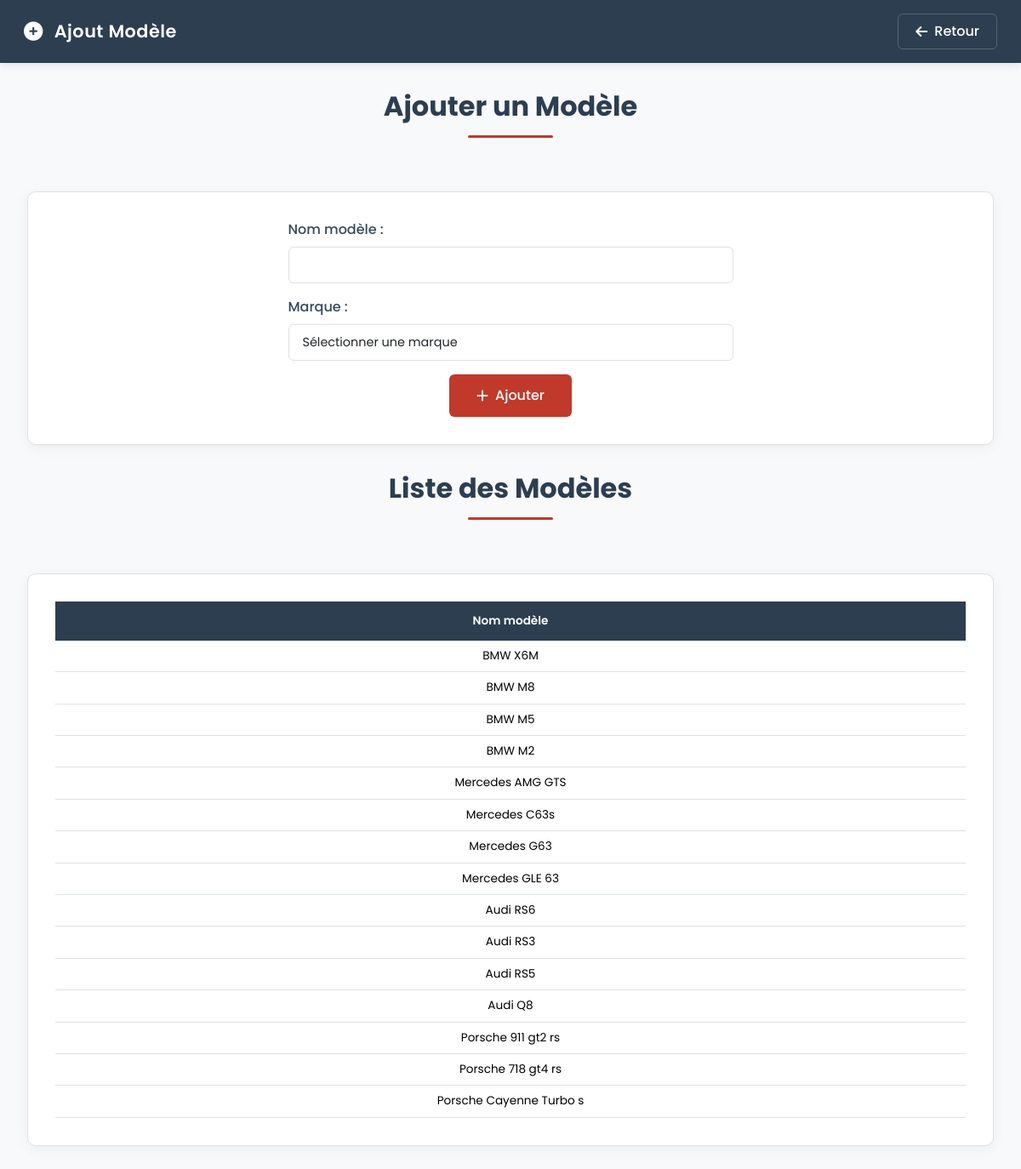
Page /Page/Administrateur/Page_gestion/Gestion_voiture/voiture/Page/ajout_modele/page/ajouter_modele_voiture.php (signed in) on the committed database.
### tables this page shows
CREATE TABLE IF NOT EXISTS `modele` (
  `id_modele` int NOT NULL AUTO_INCREMENT,
  `nom_modele` varchar(50) DEFAULT NULL,
  `id_marque` int NOT NULL,
  PRIMARY KEY (`id_modele`),
  KEY `id_marque` (`id_marque`)
);

### Page/Administrateur/Page_gestion/Gestion_voiture/voiture/Page/ajout_modele/page/ajouter_modele_voiture.php (the view, shortened to what this page needs)
<?php
include ("../../../../../../include_bdd/connexion.bdd.php");
$sql_modele = "SELECT id_modele, nom_modele FROM modele";
$resultat_modele = $connexion->query($sql_modele);
?>
<!DOCTYPE html>
<html lang="fr">
<head>
    <link href="https://cdn.jsdelivr.net/npm/bootstrap@5.3.2/dist/css/bootstrap.min.css" rel="stylesheet">
    <link rel="stylesheet" href="https://cdnjs.cloudflare.com/ajax/libs/font-awesome/6.0.0/css/all.min.css">
</head>
<body>
    <nav class="navbar navbar-expand-lg">
        <div class="container-fluid">
            <a class="navbar-brand" href="#">
                <i class="fas fa-plus-circle"></i>
                Ajout Modèle
            </a>
            <a href="../choix_modification_ajouter.php" class="btn back-btn">
                <i class="fas fa-arrow-left"></i>
                Retour
            </a>
        </div>
    </nav>
    <div class="container">
        <h1 class="section-title">Ajouter un Modèle</h1>
        <div class="card">
            <form action="../../../fonction_php_voiture/manage_informations_modele.php" method="post">
                <div class="row justify-content-center">
                    <div class="col-md-6">
                        <div class="mb-3">
                            <label for="nom" class="form-label">Nom modèle :</label>
                            <input type="text" id="nom" name="nom_modele" required class="form-control">
                        </div>
                        <div class="mb-3">
                            <label for="id_marque" class="form-label">Marque :</label>
                            <select name="id_marque" id="id_marque" required class="form-control">
                                <option value="">Sélectionner une marque</option>
                            </select>
                        </div>
                        <div class="text-center">
                            <button type="submit" name="insert" class="btn btn-submit">
                                <i class="fas fa-plus"></i> Ajouter
                            </button>
                        </div>
                    </div>
                </div>
            </form>
        </div>
        <h2 class="section-title">Liste des Modèles</h2>
        <div class="card">
            <div class="table-responsive">
                <table class="table">
                    <thead>
                        <tr>
                            <th>Nom modèle</th>
                        </tr>
                    </thead>
                    <tbody>
                        <?php
                        if ($resultat_modele->num_rows > 0) {
                            while ($row_modele = $resultat_modele->fetch_assoc()) {
                                echo "<tr>";
                                echo "<td>" . $row_modele["nom_modele"] . "</td>";
                                echo "</tr>";
                            }
                        } else {
                            echo "<tr><td colspan='1' class='text-center'>Aucun modèle trouvé.</td></tr>";
                        }
                        ?>
                    </tbody>
                </table>
            </div>
        </div>
    </div>
</body>
</html>

### Page/Administrateur/Page_gestion/Gestion_voiture/voiture/Page/ajout_modele/page/ajouter_modele_voiture.php (style rules this page uses)
:root { --primary-color: #2c3e50; --secondary-color: #34495e; --accent-color: #c0392b; --background-color: #f8f9fa; --text-color: #2c3e50; --card-bg: #ffffff; --border-color: #e0e0e0; --card-shadow: 0 4px 15px rgba(0, 0, 0, 0.05); }
body { background-color: var(--background-color); color: var(--text-color); font-family: 'Poppins', sans-serif; min-height: 100vh; }
.navbar { background: var(--primary-color); padding: 1rem; box-shadow: 0 2px 10px rgba(0,0,0,0.1); }
.navbar-brand { color: white !important; font-weight: 600; font-size: 1.3rem; letter-spacing: 0.5px; display: flex; align-items: center; gap: 0.8rem; }
.navbar-brand i { font-size: 1.4rem; }
.back-btn { background: transparent; color: white; border: 1px solid rgba(255, 255, 255, 0.2); padding: 8px 20px; border-radius: 6px; transition: all 0.3s ease; font-weight: 500; display: flex; align-items: center; gap: 0.5rem; }
.container { padding: 2rem; max-width: 1400px; }
.section-title { color: var(--primary-color); font-weight: 700; font-size: 2rem; text-align: center; margin-bottom: 2rem; position: relative; padding-bottom: 1rem; }
.section-title::after { content: ''; display: block; width: 100px; height: 3px; background: var(--accent-color); margin: 15px auto; border-radius: 2px; }
.card { background-color: var(--card-bg); border-radius: 10px; box-shadow: var(--card-shadow); padding: 2rem; margin-bottom: 2rem; border: 1px solid var(--border-color); transition: all 0.3s ease; }
.form-label { font-weight: 500; color: var(--secondary-color); margin-bottom: 0.5rem; }
.form-control { border: 1px solid var(--border-color); border-radius: 6px; padding: 0.6rem 1rem; transition: all 0.3s ease; font-size: 0.9rem; }
.btn-submit { background: var(--accent-color); color: white; border: none; border-radius: 6px; padding: 0.8rem 2rem; transition: all 0.3s ease; font-weight: 500; display: inline-flex; align-items: center; gap: 0.5rem; }
.table { margin-bottom: 0; width: 100%; }
.table thead th { background-color: var(--primary-color); color: white; border: none; padding: 0.8rem; font-weight: 600; font-size: 0.85rem; white-space: nowrap; position: sticky; top: 0; z-index: 1; text-align: center; }
.table tbody td { padding: 0.5rem; vertical-align: middle; text-align: center; font-size: 0.85rem; }
.table-responsive { overflow-x: auto; -webkit-overflow-scrolling: touch; margin: 0 -1rem; padding: 0 1rem; }

### rows in the picture
modele: nom_modele "BMW X6M"
modele: nom_modele "BMW M8"
modele: nom_modele "BMW M5"
modele: nom_modele "BMW M2"
modele: nom_modele "Mercedes AMG GTS"
modele: nom_modele "Mercedes C63s"
modele: nom_modele "Mercedes G63"
modele: nom_modele "Mercedes GLE 63"
modele: nom_modele "Audi RS6"
modele: nom_modele "Audi RS3"
modele: nom_modele "Audi RS5"
modele: nom_modele "Audi Q8"
modele: nom_modele "Porsche 911 gt2 rs"
modele: nom_modele "Porsche 718 gt4 rs"
modele: nom_modele "Porsche Cayenne Turbo s"
